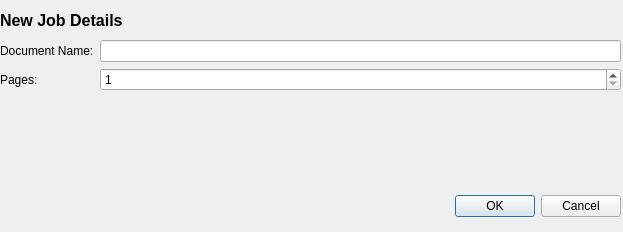
<?xml version="1.0" encoding="UTF-8"?>
<ui version="4.0">
 <class>newJobDialog</class>
 <widget class="QDialog" name="newJobDialog">
  <property name="geometry">
   <rect>
    <x>0</x>
    <y>0</y>
    <width>623</width>
    <height>232</height>
   </rect>
  </property>
  <property name="windowTitle">
   <string>Enter New Job Details</string>
  </property>
  <widget class="QDialogButtonBox" name="buttonBox">
   <property name="geometry">
    <rect>
     <x>280</x>
     <y>190</y>
     <width>341</width>
     <height>32</height>
    </rect>
   </property>
   <property name="orientation">
    <enum>Qt::Horizontal</enum>
   </property>
   <property name="standardButtons">
    <set>QDialogButtonBox::Cancel|QDialogButtonBox::Ok</set>
   </property>
  </widget>
  <widget class="QWidget" name="formLayoutWidget">
   <property name="geometry">
    <rect>
     <x>0</x>
     <y>40</y>
     <width>621</width>
     <height>141</height>
    </rect>
   </property>
   <layout class="QFormLayout" name="formLayout">
    <item row="0" column="0">
     <widget class="QLabel" name="label">
      <property name="text">
       <string>Document Name:</string>
      </property>
     </widget>
    </item>
    <item row="0" column="1">
     <widget class="QLineEdit" name="documentName"/>
    </item>
    <item row="1" column="0">
     <widget class="QLabel" name="label_2">
      <property name="text">
       <string>Pages:</string>
      </property>
     </widget>
    </item>
    <item row="1" column="1">
     <widget class="QSpinBox" name="pageCount">
      <property name="minimum">
       <number>1</number>
      </property>
     </widget>
    </item>
   </layout>
  </widget>
  <widget class="QLabel" name="label_4">
   <property name="geometry">
    <rect>
     <x>0</x>
     <y>10</y>
     <width>601</width>
     <height>21</height>
    </rect>
   </property>
   <property name="font">
    <font>
     <pointsize>12</pointsize>
     <weight>75</weight>
     <bold>true</bold>
    </font>
   </property>
   <property name="text">
    <string>New Job Details</string>
   </property>
  </widget>
 </widget>
 <resources/>
 <connections>
  <connection>
   <sender>buttonBox</sender>
   <signal>accepted()</signal>
   <receiver>newJobDialog</receiver>
   <slot>accept()</slot>
   <hints>
    <hint type="sourcelabel">
     <x>248</x>
     <y>254</y>
    </hint>
    <hint type="destinationlabel">
     <x>157</x>
     <y>274</y>
    </hint>
   </hints>
  </connection>
  <connection>
   <sender>buttonBox</sender>
   <signal>rejected()</signal>
   <receiver>newJobDialog</receiver>
   <slot>reject()</slot>
   <hints>
    <hint type="sourcelabel">
     <x>316</x>
     <y>260</y>
    </hint>
    <hint type="destinationlabel">
     <x>286</x>
     <y>274</y>
    </hint>
   </hints>
  </connection>
 </connections>
</ui>
